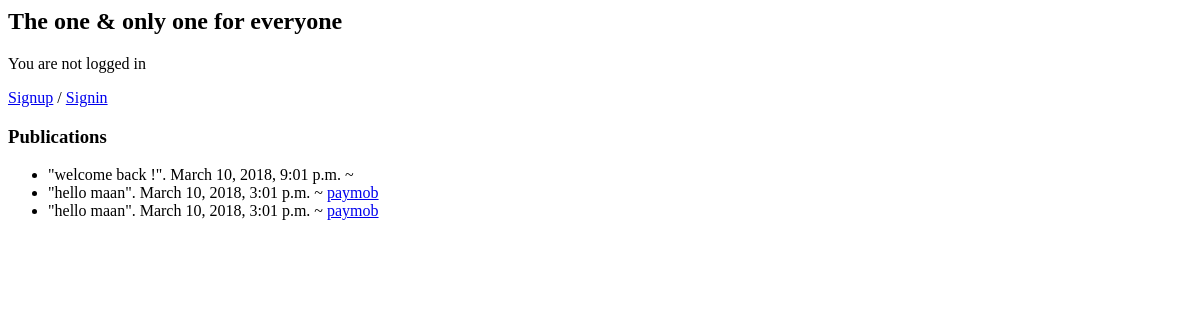
Before: /wall/ with the older database file.
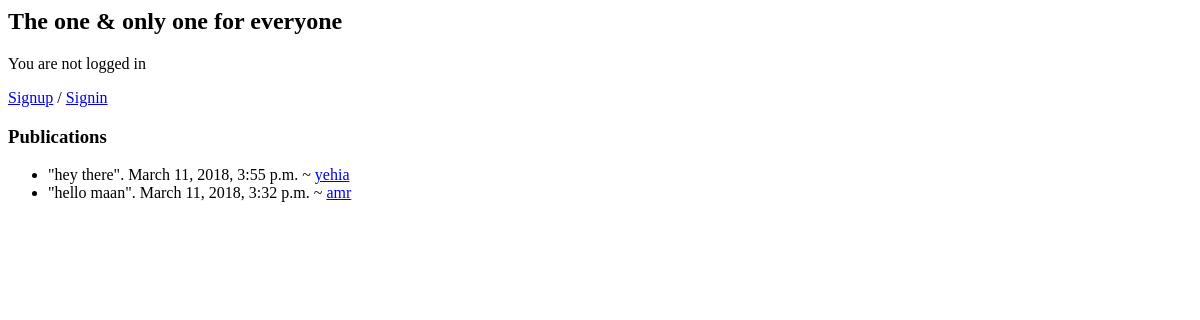
After: the same page with the newer database file.
### wall/models.py (models this page shows, shortened)
class Message(models.Model):
    user_id = models.ForeignKey(User, on_delete=models.CASCADE)
    messages_text = models.CharField(max_length=250)
    messages_date = models.DateTimeField('date published')

### wall/views.py (the view)
class index(generic.ListView):
    template_name = 'wall/index.html'
    context_object_name = 'comments'
    def get_queryset(self):
        return Message.objects.order_by('-messages_date')

### wall/templates/wall/index.html (shortened to what this page needs)
<h2>The one & only one for everyone </h2>
{% if user.is_authenticated %}
  Hi <a href="{% url 'wall:profile' user.id %}">  {{ user.username }}!
  <p><a href="{% url 'wall:logout' %}">logout</a></p>
  <h3> Status </h3>
  <form action="{% url 'wall:publish' %}" method="post">
  {% csrf_token %}
      <label for="message_txt">What do you have in mind ?  </label><br />
      <input type="text" name="message_txt" id="messages_txt" value="" />
      <input type="submit" value="Publish" />
  </form>
{% else %}
  <p>You are not logged in</p>
  <a href="{% url 'wall:signup' %}" > Signup</a> / <a href="{% url 'wall:login' %}">Signin</a>
{% endif %}
<h3> Publications</h3>
{% if comments %}
    <ul>
      {% for message in comments %}
        <li>
            "{{ message.messages_text}}". {{ message.messages_date}} ~ <a href="{% url 'wall:profile' message.user_id.id %}"> {{message.user_id}}  </a>
        </li>
      {% endfor %}
    </ul>
{% else %}
    <p>No texts are available.</p>
{% endif %}

Changed rows visible on the page:
removed Message: messages_text "welcome back !", messages_date "March 10, 2018, 9:01 p.m."
removed Message: messages_text "hello maan", messages_date "March 10, 2018, 3:01 p.m.", user_id "paymob"
added Message: messages_text "hey there", messages_date "March 11, 2018, 3:55 p.m.", user_id "yehia"
changed Message "hello maan": messages_date "March 10, 2018, 3:01 p.m." → "March 11, 2018, 3:32 p.m."; user_id "paymob" → "amr"
